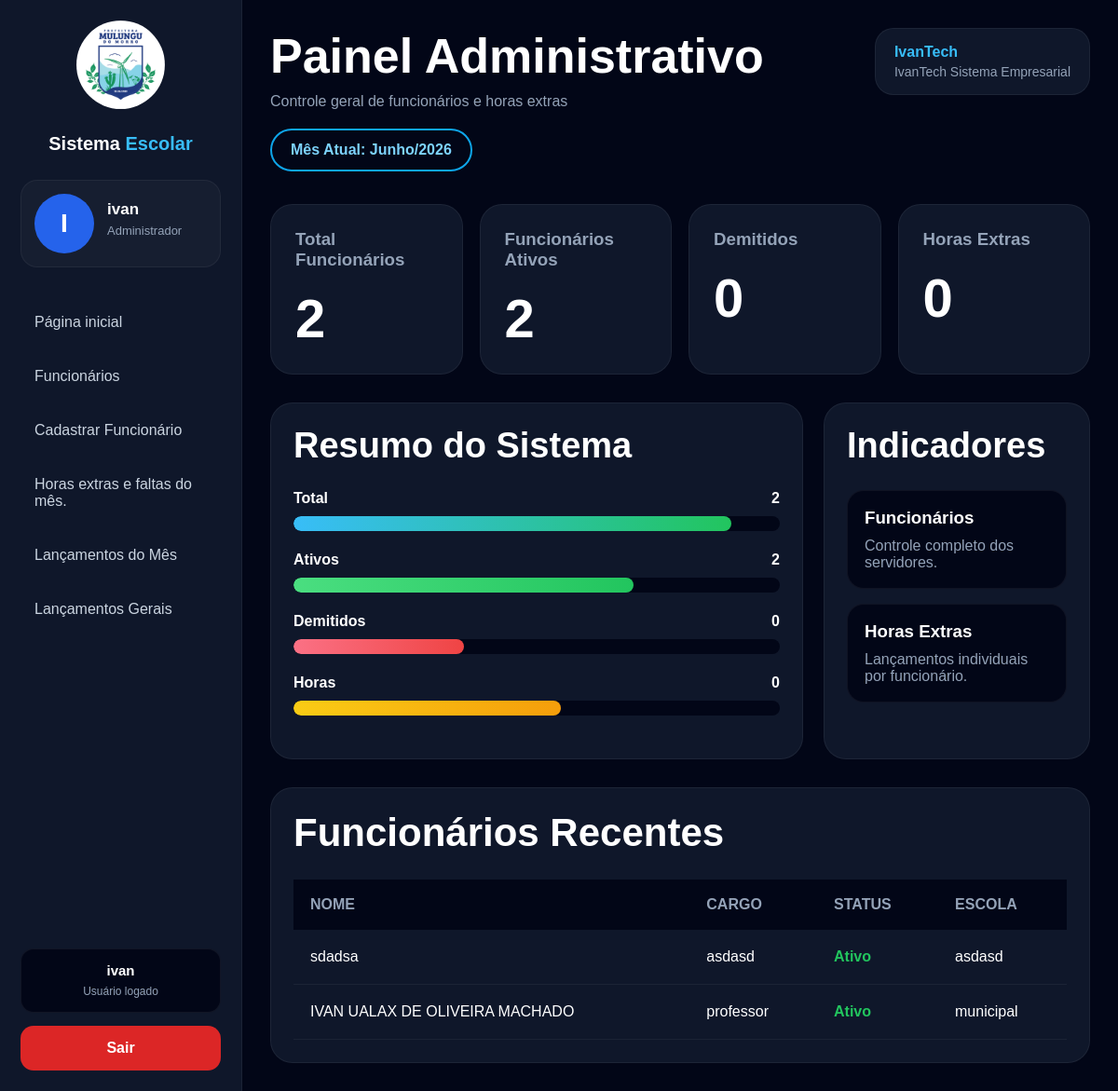
The app's page / (signed in), older data.
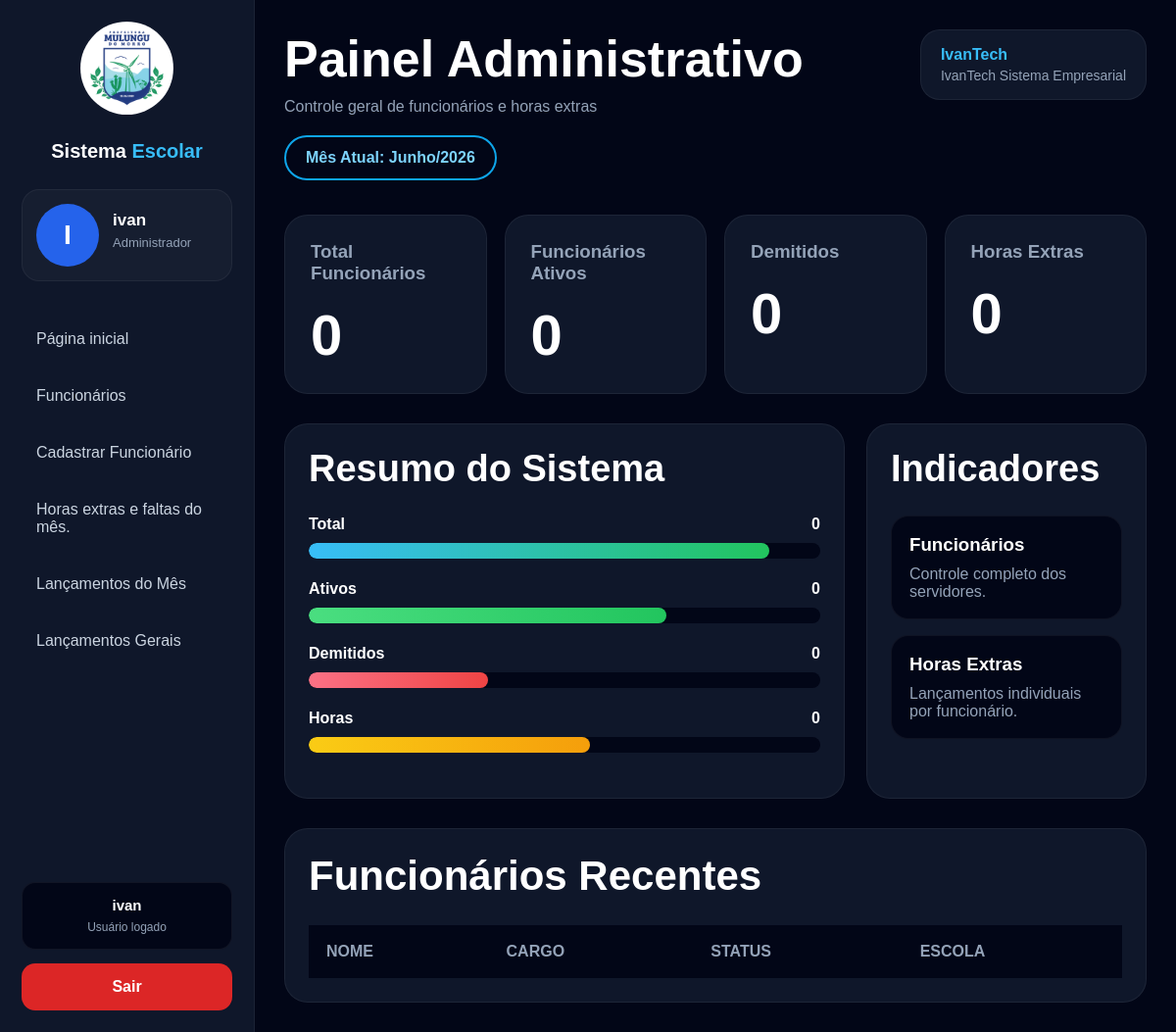
The same page, newer data.
### funcionarios/models.py (models this page shows, shortened)
class Funcionario(models.Model):
    STATUS = (
        ('ativo', 'Ativo'),
        ('inativo', 'Inativo'),
        ('demitido', 'Demitido'),
    )
    nome = models.CharField(max_length=150)
    situacao_contratual = models.CharField(
    max_length=100,
    blank=True,
    null=True
)
    cpf = models.CharField(max_length=14)
    numero = models.CharField(
        max_length=20,
        blank=True,
        null=True
    )
    localidade = models.CharField(
        max_length=150,
        blank=True,
        null=True
    )
    escola = models.CharField(max_length=150)
    cargo = models.ForeignKey(
        Cargo,
        on_delete=models.SET_NULL,
        null=True,
        blank=True
    )
    carga_horaria = models.IntegerField(default=0)
    status = models.CharField(
        max_length=20,
        choices=STATUS,
        default='ativo'
    )
    data_admissao = models.DateField(
        blank=True,
        null=True
    )
    criado_em = models.DateTimeField(auto_now_add=True)

class Cargo(models.Model):
    nome = models.CharField(
        max_length=100,
        unique=True
    )

### funcionarios/views.py (the view)
@login_required(login_url='/login/')
def home(request):
    agora = datetime.now()
    meses = [
        '',
        'Janeiro',
        'Fevereiro',
        'Março',
        'Abril',
        'Maio',
        'Junho',
        'Julho',
        'Agosto',
        'Setembro',
        'Outubro',
        'Novembro',
        'Dezembro'
    ]
    funcionarios = Funcionario.objects.all().order_by('-id')[:10]
    context = {
        'funcionarios': funcionarios,
        'total_funcionarios': Funcionario.objects.count(),
        'ativos': Funcionario.objects.filter(
            status='ativo'
        ).count(),
        'inativos': Funcionario.objects.filter(
            status='inativo'
        ).count(),
        'demitidos': Funcionario.objects.filter(
            status='demitido'
        ).count(),
        'horas_extras': HoraExtra.objects.count(),
        'mes_atual': meses[agora.month],
        'ano_atual': agora.year,
    }
    return render(
        request,
        'home.html',
        context
    )

### funcionarios/templates/home.html (shortened to what the changed rows need)
{% load static %}
<!DOCTYPE html>
<html lang="pt-br">
<head>
</head>
<body>
    <div class="sidebar">
        <div>
            <div class="logo-area">
                <h1>
                    Sistema
                    <span>Escolar</span>
                </h1>
            </div>
        </div>
    </div>
    <div class="content">
        <div class="topo">
            <div>
                <h1>
                    Painel Administrativo
                </h1>
            </div>
        </div>
        <div class="cards">
            <div class="card">
                <h3>Total Funcionários</h3>
                <strong>{{ total_funcionarios }}</strong>
            </div>
            <div class="card">
                <h3>Funcionários Ativos</h3>
                <strong>{{ ativos }}</strong>
            </div>
        </div>
        <div class="grid">
            <div class="box">
                <h2>
                    Resumo do Sistema
                </h2>
                <div class="barra-item">
                    <div class="barra-topo">
                        <span>Total</span>
                        <span>{{ total_funcionarios }}</span>
                    </div>
                </div>
                <div class="barra-item">
                    <div class="barra-topo">
                        <span>Ativos</span>
                        <span>{{ ativos }}</span>
                    </div>
                </div>
            </div>
            <div class="box">
                <h2>
                    Indicadores
                </h2>
            </div>
        </div>
        <div class="tabela-box">
            <h2>
                Funcionários Recentes
            </h2>
            <table>
                <thead>
                    <tr>
                        <th>NOME</th>
                        <th>CARGO</th>
                        <th>STATUS</th>
                        <th>ESCOLA</th>
                    </tr>
                </thead>
                <tbody>
                    {% for funcionario in funcionarios %}
                    <tr>
                        <td>
                            {{ funcionario.nome }}
                        </td>
                        <td>
                            {% if funcionario.cargo %}
                                {{ funcionario.cargo.nome }}
                            {% endif %}
                        </td>
                        <td>
                            <span class="{{ funcionario.status }}">
                                {{ funcionario.status|title }}
                            </span>
                        </td>
                        <td>
                            {{ funcionario.escola }}
                        </td>
                    </tr>
                    {% endfor %}
                </tbody>
            </table>
        </div>
    </div>
</body>
</html>

Row changes from the older to the newer data that the page shows:
removed Funcionario: nome "sdadsa", cargo.nome "asdasd", status "Ativo", escola "asdasd"
removed Funcionario: nome "IVAN UALAX DE OLIVEIRA MACHADO", cargo.nome "professor", status "Ativo", escola "municipal"
Text that changed along with them:
{{ total_funcionarios }}: "2" → "0"
{{ ativos }}: "2" → "0"
